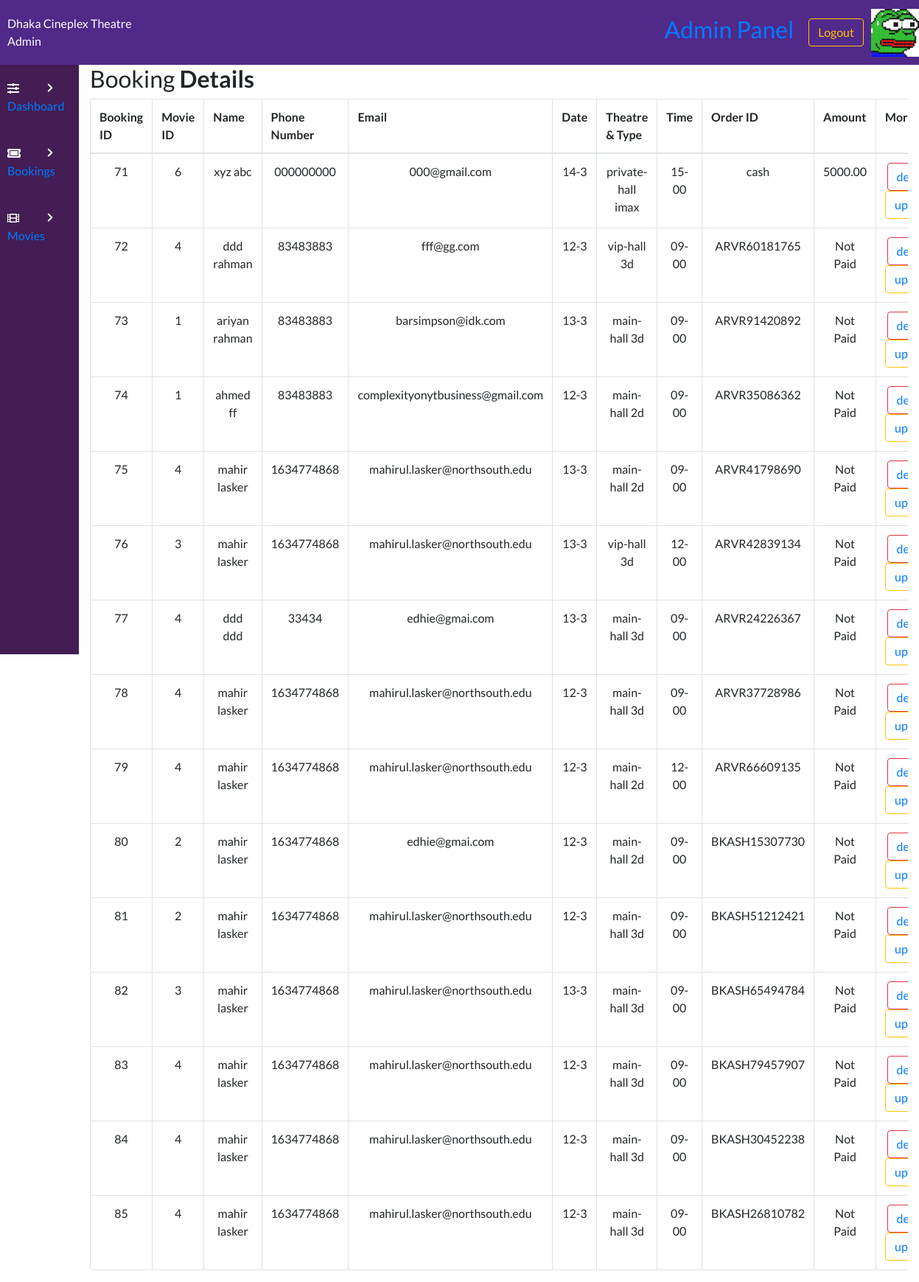
/admin/view.php (signed in), run on the app's committed database.
### tables this page shows
CREATE TABLE `bookingtable` (
  `bookingID` int(11) NOT NULL,
  `movieID` int(11) DEFAULT NULL,
  `bookingTheatre` varchar(100) NOT NULL,
  `bookingType` varchar(100) DEFAULT NULL,
  `bookingDate` varchar(50) NOT NULL,
  `bookingTime` varchar(50) NOT NULL,
  `bookingFName` varchar(100) NOT NULL,
  `bookingLName` varchar(100) DEFAULT NULL,
  `bookingPNumber` varchar(12) NOT NULL,
  `bookingEmail` varchar(255) NOT NULL,
  `amount` varchar(255) NOT NULL,
  `ORDERID` varchar(255) NOT NULL,
  `DATE-TIME` datetime NOT NULL DEFAULT current_timestamp()
);

### admin/view.php (the view, shortened to what this page needs)
<?php
include "config.php";
?>
<!DOCTYPE html>
<html lang="en">
<head>
    <link rel="stylesheet" href="../style/styles.css">
    <link rel="stylesheet" href="https://use.fontawesome.com/releases/v5.7.2/css/all.css">
    <link rel="stylesheet" href="https://cdnjs.cloudflare.com/ajax/libs/twitter-bootstrap/4.5.2/css/bootstrap.css">
    <link rel="stylesheet" href="https://cdn.datatables.net/1.10.22/css/dataTables.bootstrap4.min.css">
    <link rel="stylesheet" href="https://maxcdn.bootstrapcdn.com/bootstrap/4.0.0/css/bootstrap.min.css">
</head>
<body>
    <?php include('header.php'); ?>
    <div class="admin-container">
        <?php include('sidebar.php'); ?>
        <div class="container-lg">
            <div class="table-responsive">
                <div class="table-wrapper">
                    <div class="table-title">
                        <div class="row">
                            <div class="col-sm-8">
                                <h2>Booking <b>Details</b></h2>
                            </div>
                        </div>
                    </div>
                    <table class="table table-bordered" id="dataTable" width="100%" cellspacing="0">
                        <tr>
                            <th>Booking ID</th>
                            <th>Movie ID</th>
                            <th>Name</th>
                            <th>Phone Number</th>
                            <th>Email</th>
                            <th>Date</th>
                            <th>Theatre & Type</th>
                            <th>Time</th>
                            <th>Order ID</th>
                            <th>Amount</th>
                            <th>More</th>
                        </tr>
                        <tbody>
                            <?php
                            $con = mysqli_connect($host, $user, $password, $dbname);
                            $select = "SELECT * FROM `bookingtable`";
                            $run = mysqli_query($con, $select);
                            while ($row = mysqli_fetch_array($run)) {
                                $bookingid = $row['bookingID'];
                                $movieID = $row['movieID'];
                                $bookingFName = $row['bookingFName'];
                                $bookingLName = $row['bookingLName'];
                                $mobile = $row['bookingPNumber'];
                                $email = $row['bookingEmail'];
                                $date = $row['bookingDate'];
                                $theatre = $row['bookingTheatre'];
                                $type = $row['bookingType'];
                                $time = $row['bookingTime'];
                                $ORDERID = $row['ORDERID'];
                                $amount = $row['amount'];
                            ?>
                                <tr align="center">
                                <td><?php echo $bookingid; ?></td>
                                    <td><?php echo $movieID; ?></td>
                                    <td><?php echo $bookingFName . ' ' . $bookingLName; ?></td>
                                    <td><?php echo $mobile; ?></td>
                                    <td><?php echo $email; ?></td>
                                    <td><?php echo $date; ?></td>
                                    <td><?php echo $theatre . ' ' . $type; ?></td>
                                    <td><?php echo $time; ?></td>
                                    <td><?php echo $ORDERID; ?></td>
                                    <td><?php echo $amount; ?></td>
                                    <td><button type="submit" type="button" class="btn btn-outline-danger"><?php echo  "<a href='deleteBooking.php?id=" . $row['bookingID'] . "' >delete</a>"; ?></button><button name="update"  type="submit" onclick="" type="button" class="btn btn-outline-warning"><?php echo  "<a href='editBooking.php?id=" . $row['bookingID'] . "'>update</a>"; ?></button></td>
                                </tr>
                            <?php }
                            ?>
                        </tbody>
                    </table>
                </div>
            </div>
        </div>
    </div>
</body>
</html>

### admin/header.php (shortened to what this page needs)
<div class="admin-section-header">
    <div class="admin-logo">
        Dhaka Cineplex Theatre Admin
    </div>
    <div class="admin-login-info">
        <div style="padding: 0 20px;">
            <h2><a href="#">Admin Panel</a></h2>
        </div>
        <form method='post' action="">
            <input type="submit" value="Logout" class="btn btn-outline-warning" name="but_logout">
        </form>
        <img class="admin-user-avatar" src="../img/avatar.png" alt="">
    </div>
</div>

### admin/sidebar.php
<div class="admin-section admin-section1">
    <ul>
        <li><i class="fas fa-sliders-h"></i><a href="admin.php">Dashboard </a><i class="fas admin-dropdown fa-chevron-right"></i></li>
        <li><i class="fas fa-ticket-alt"></i><a href="view.php">Bookings</a> <i class="fas admin-dropdown fa-chevron-right"></i></li>
        <li><i class="fas fa-film"></i><a href="addmovie.php">Movies</a> <i class="fas admin-dropdown fa-chevron-right"></i></a></li>
</div>

### style/styles.css (style rules this page uses)
* { margin: 0; padding: 0; box-sizing: border-box; font-family: "Lato", sans-serif; text-decoration: none; color: unset; }
.admin-dropdown { float: right; font-style: normal; margin-left: 3px; font-size: 13px; position: absolute; right: 15px; top: 25px; margin: 0; }
.admin-section-header { color: #fff; width: 100%; background-color: #512989; display: grid; grid-template-columns: 1fr 5fr; }
.admin-user-avatar { width: 65px; }
.admin-login-info { display: flex; align-items: center; justify-content: flex-end; }
.admin-login-info img { margin-left: 10px; }
.admin-logo { padding: 20px 10px; background-color: #512989; }
.admin-container { display: grid; grid-template-columns: 1fr 5fr; }
.admin-section1 { background-color: #431D53; height: 100vh; }
.admin-section1 ul li { width: 100%; padding: 20px 10px; background-color: #431D53; color: #fff; transition: all 0.3s ease; position: relative; cursor: pointer; }
.admin-section1 ul li i { margin-right: 20px; }

### data on the page
bookingtable: bookingID "71", movieID "6", bookingFName "xyz", bookingLName "abc", bookingPNumber "000000000", bookingEmail "000@gmail.com", bookingDate "14-3", bookingTheatre "private-hall", bookingType "imax", bookingTime "15-00", ORDERID "cash", amount "5000.00"
bookingtable: bookingID "72", movieID "4", bookingFName "ddd", bookingLName "rahman", bookingPNumber "83483883", bookingEmail "fff@gg.com", bookingDate "12-3", bookingTheatre "vip-hall", bookingType "3d", bookingTime "09-00", ORDERID "ARVR60181765", amount "Not Paid"
bookingtable: bookingID "73", movieID "1", bookingFName "ariyan", bookingLName "rahman", bookingPNumber "83483883", bookingEmail "barsimpson@idk.com", bookingDate "13-3", bookingTheatre "main-hall", bookingType "3d", bookingTime "09-00", ORDERID "ARVR91420892", amount "Not Paid"
bookingtable: bookingID "74", movieID "1", bookingFName "ahmed", bookingLName "ff", bookingPNumber "83483883", bookingEmail "complexityonytbusiness@gmail.com", bookingDate "12-3", bookingTheatre "main-hall", bookingType "2d", bookingTime "09-00", ORDERID "ARVR35086362", amount "Not Paid"
bookingtable: bookingID "75", movieID "4", bookingFName "mahir", bookingLName "lasker", bookingPNumber "1634774868", bookingEmail "mahirul.lasker@northsouth.edu", bookingDate "13-3", bookingTheatre "main-hall", bookingType "2d", bookingTime "09-00", ORDERID "ARVR41798690", amount "Not Paid"
bookingtable: bookingID "76", movieID "3", bookingFName "mahir", bookingLName "lasker", bookingPNumber "1634774868", bookingEmail "mahirul.lasker@northsouth.edu", bookingDate "13-3", bookingTheatre "vip-hall", bookingType "3d", bookingTime "12-00", ORDERID "ARVR42839134", amount "Not Paid"
bookingtable: bookingID "77", movieID "4", bookingFName "ddd", bookingLName "ddd", bookingPNumber "33434", bookingEmail "edhie@gmai.com", bookingDate "13-3", bookingTheatre "main-hall", bookingType "3d", bookingTime "09-00", ORDERID "ARVR24226367", amount "Not Paid"
bookingtable: bookingID "78", movieID "4", bookingFName "mahir", bookingLName "lasker", bookingPNumber "1634774868", bookingEmail "mahirul.lasker@northsouth.edu", bookingDate "12-3", bookingTheatre "main-hall", bookingType "3d", bookingTime "09-00", ORDERID "ARVR37728986", amount "Not Paid"
bookingtable: bookingID "79", movieID "4", bookingFName "mahir", bookingLName "lasker", bookingPNumber "1634774868", bookingEmail "mahirul.lasker@northsouth.edu", bookingDate "12-3", bookingTheatre "main-hall", bookingType "2d", bookingTime "12-00", ORDERID "ARVR66609135", amount "Not Paid"
bookingtable: bookingID "80", movieID "2", bookingFName "mahir", bookingLName "lasker", bookingPNumber "1634774868", bookingEmail "edhie@gmai.com", bookingDate "12-3", bookingTheatre "main-hall", bookingType "2d", bookingTime "09-00", ORDERID "BKASH15307730", amount "Not Paid"
bookingtable: bookingID "81", movieID "2", bookingFName "mahir", bookingLName "lasker", bookingPNumber "1634774868", bookingEmail "mahirul.lasker@northsouth.edu", bookingDate "12-3", bookingTheatre "main-hall", bookingType "3d", bookingTime "09-00", ORDERID "BKASH51212421", amount "Not Paid"
bookingtable: bookingID "82", movieID "3", bookingFName "mahir", bookingLName "lasker", bookingPNumber "1634774868", bookingEmail "mahirul.lasker@northsouth.edu", bookingDate "13-3", bookingTheatre "main-hall", bookingType "3d", bookingTime "09-00", ORDERID "BKASH65494784", amount "Not Paid"
bookingtable: bookingID "83", movieID "4", bookingFName "mahir", bookingLName "lasker", bookingPNumber "1634774868", bookingEmail "mahirul.lasker@northsouth.edu", bookingDate "12-3", bookingTheatre "main-hall", bookingType "3d", bookingTime "09-00", ORDERID "BKASH79457907", amount "Not Paid"
bookingtable: bookingID "84", movieID "4", bookingFName "mahir", bookingLName "lasker", bookingPNumber "1634774868", bookingEmail "mahirul.lasker@northsouth.edu", bookingDate "12-3", bookingTheatre "main-hall", bookingType "3d", bookingTime "09-00", ORDERID "BKASH30452238", amount "Not Paid"
bookingtable: bookingID "85", movieID "4", bookingFName "mahir", bookingLName "lasker", bookingPNumber "1634774868", bookingEmail "mahirul.lasker@northsouth.edu", bookingDate "12-3", bookingTheatre "main-hall", bookingType "3d", bookingTime "09-00", ORDERID "BKASH26810782", amount "Not Paid"
